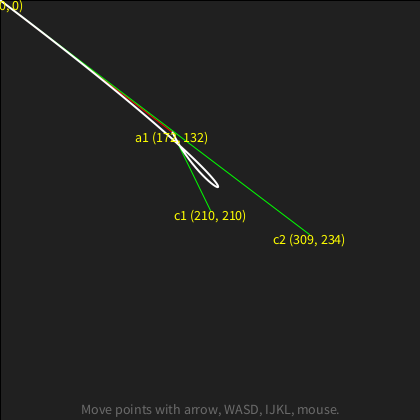
Frame 1 (no input)
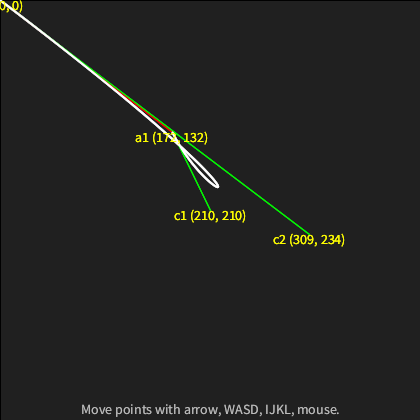
Frame 60 (the mouse pressed at the canvas centre just before this capture)
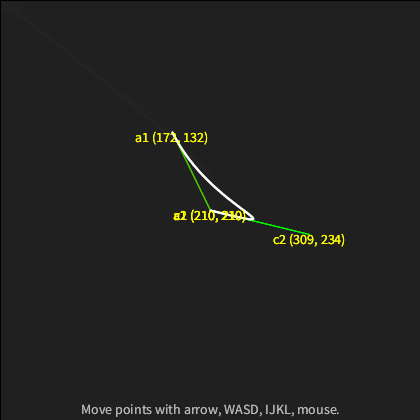
Frame 120 (the mouse held since frame 60 and released just before this capture)

The Processing sketch that drew these frames (run headless with seeded random() and noise(); from frame 60 on, the mouse is pressed at the canvas centre):

// Processing sketch: sketch_03_08_bezier
// ── sketch_03_08_bezier.pde
int wasdX, wasdY, arrowX, arrowY, ijklX, ijklY;

void setup() {
  size(420, 420);
  background(32);
  noCursor();

  wasdX = int(random(width / 4, width / 2));
  wasdY = int(random(height / 4, height / 2));
  arrowX = int(random(width / 2, width * 3 / 4));
  arrowY = int(random(height / 2, height * 3 / 4));
  ijklX = int(random(width / 2, width / 2));
  ijklY = int(random(height / 2, height / 2));

  textAlign(CENTER, TOP);
  textSize(14);
}

void draw() {
  // background(32);
  fill(32, 32, 32, 54);
  rect(0, 0, width, height);

  pushStyle();
  noFill();
  strokeWeight(1);
  stroke(255, 0, 0);
  line(wasdX, wasdY, mouseX, mouseY);

  stroke(0, 255, 0);
  line(wasdX, wasdY, ijklX, ijklY);
  line(mouseX, mouseY, arrowX, arrowY);

  strokeWeight(2);
  stroke(255);
  bezier(wasdX, wasdY, ijklX, ijklY, arrowX, arrowY, mouseX, mouseY);
  popStyle();

  // Key controls
  if (keyPressed) {
    if (key == 'W' || key == 'w') {
      wasdY--;
    }
    if (key == 'A' || key == 'a') {
      wasdX--;
    }
    if (key == 'S' || key == 's') {
      wasdY++;
    }
    if (key == 'D' || key == 'd') {
      wasdX++;
    }
    if (key == 'I' || key == 'i') {
      ijklY--;
    }
    if (key == 'J' || key == 'j') {
      ijklX--;
    }
    if (key == 'K' || key == 'k') {
      ijklY++;
    }
    if (key == 'L' || key == 'l') {
      ijklX++;
    }
    if (keyCode == UP) {
      arrowY--;
    }
    if (keyCode == DOWN) {
      arrowY++;
    }
    if (keyCode == LEFT) {
      arrowX--;
    }
    if (keyCode == RIGHT) {
      arrowX++;
    }
  }

  // Diagnostic info
  pushStyle();
  fill(255, 255, 0);
  text("a1 (" + wasdX + ", " + wasdY + ")", wasdX, wasdY);
  text("a2 (" + mouseX + ", " + mouseY + ")", mouseX, mouseY);
  text("c1 (" + ijklX + ", " + ijklY + ")", ijklX, ijklY);
  text("c2 (" + arrowX + ", " + arrowY + ")", arrowX, arrowY);
  fill(255, 85);
  text("Move points with arrow, WASD, IJKL, mouse.", width / 2.0, height - 16);
  popStyle();
}
